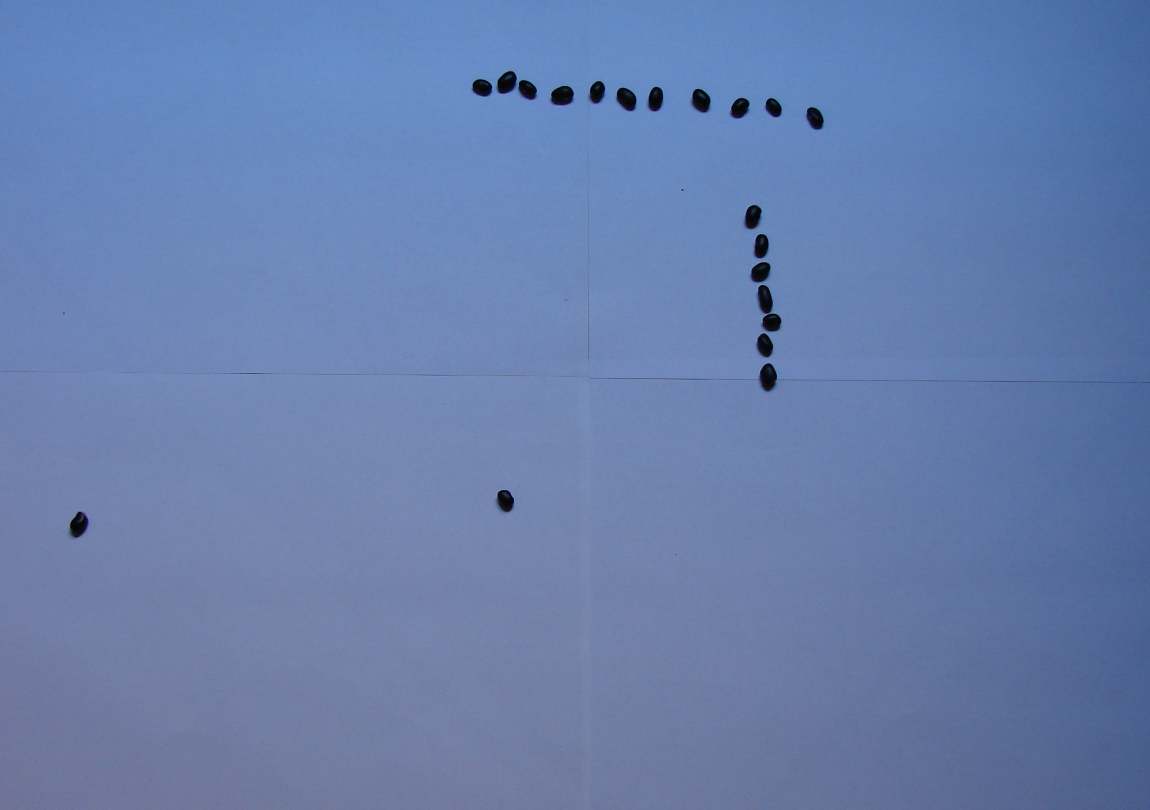
#> input picture imagens/20_3.JPG, 2300 x 1620 px, found by its file name (shown at 1/2 size); its folder holds only this picture in this run
$ jupyter execute 'Contador com analise de mediana.ipynb'
#> lines starting #> are read from the running program, lines starting #| are printed output that depends on the picture; after the words box and inside, x2 and y2 are one past the last pixel; in counts of white or black regions, pixels touching at a corner belong together
[cell 1]
import cv2
from numpy import array as np
import numpy as np
import os

def redimensionar(imagem,porcentagem):
    width = int(imagem.shape[1] * porcentagem / 100)
    height = int(imagem.shape[0] * porcentagem / 100)
    dim = (width, height)
    resized = cv2.resize(imagem, dim, interpolation = cv2.INTER_AREA)
    return resized

[cell 2]
nomes_fotos=os.listdir(os.getcwd()+ '\\imagens')
certos= 0
diferenças= []
diferenca_nome = []
Area_find = []
contornos_esperados = []
for arquivo in nomes_fotos:
    image= cv2.imread(os.getcwd() + '\\imagens\\' + arquivo)
#> image is the input picture: shape (1620, 2300, 3); mean B, G, R 173.4, 126.6, 103.4
    image= redimensionar(image,20)
#> in redimensionar, `resized = cv2.resize(imagem, dim, interpolation = cv2.INTER_AREA)`:
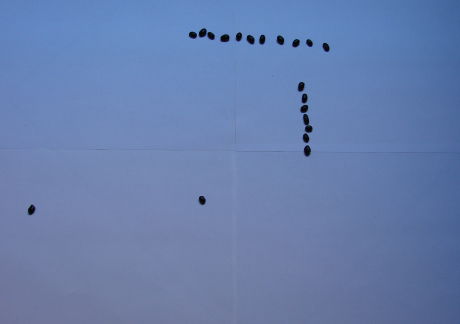
#> resized: shape (324, 460, 3); mean B, G, R 173.4, 126.6, 103.4
    image = image[75:395, 70:550]
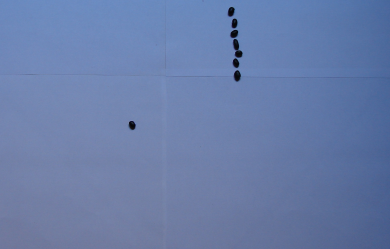
#> image: shape (249, 390, 3); mean B, G, R 169.5, 125.1, 104.8
    gray= cv2.cvtColor(image,cv2.COLOR_BGR2GRAY)
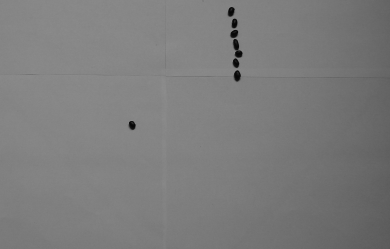
#> gray: shape (249, 390); min 6, max 140, mean 124.1
    edges= cv2.Canny(gray, 150, 450, apertureSize = 3)
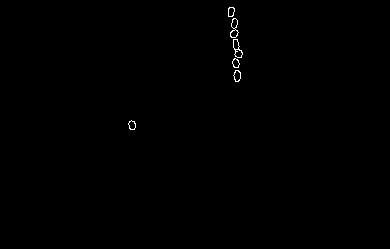
#> edges: shape (249, 390); 0.23% white in thin lines or dots, all inside (x1, y1, x2, y2) = (128, 7, 243, 130)
    contours, hierarchy= cv2.findContours(edges.copy(), cv2.RETR_EXTERNAL,  cv2.CHAIN_APPROX_NONE)
#> contours = 6 contours; box (x1, y1, x2, y2) and area: (233, 39, 243, 58) 97, (230, 18, 239, 38) 92, (233, 70, 241, 82) 59, (228, 7, 235, 17) 48, (128, 120, 136, 130) 48, (232, 58, 240, 68) 46
    for i in contours:
        Area_find.append(cv2.contourArea(i))
#> this loop made 6 passes
#> after the loop, Area_find = [47.5, 59, 46, 97, 92.5, 48]
mean_contour = np.median(Area_find)
#> mean_contour = 53.5
for arquivo in nomes_fotos:
    image= cv2.imread(os.getcwd() + '\\imagens\\' + arquivo)
    image= redimensionar(image,20)
    image = image[75:400, 10:550]
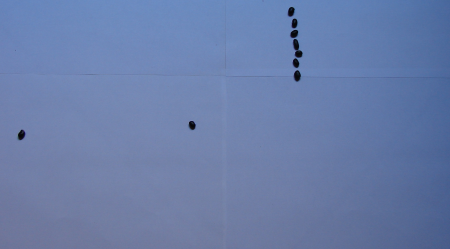
#> image: shape (249, 450, 3); mean B, G, R 169.8, 125.5, 105.6
    contornos_esperados.append(int(arquivo[0:2]))
    gray= cv2.cvtColor(image,cv2.COLOR_BGR2GRAY)
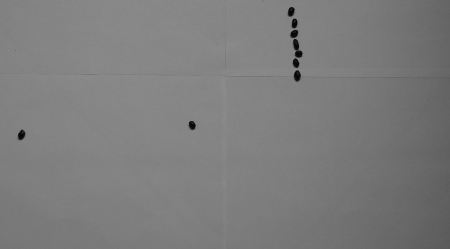
#> gray: shape (249, 450); min 6, max 140, mean 124.6
    edges= cv2.Canny(gray, 150, 450, apertureSize = 3)
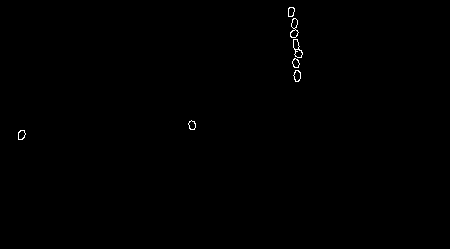
#> edges: shape (249, 450); 0.22% white in thin lines or dots, all inside (x1, y1, x2, y2) = (18, 7, 303, 140)
    contours, hierarchy= cv2.findContours(edges.copy(), cv2.RETR_EXTERNAL,  cv2.CHAIN_APPROX_NONE)
#> contours = 7 contours; box (x1, y1, x2, y2) and area: (293, 39, 303, 58) 97, (290, 18, 299, 38) 92, (293, 70, 301, 82) 59, (18, 130, 26, 140) 52, (288, 7, 295, 17) 48, (188, 120, 196, 130) 48, (292, 58, 300, 68) 46
    contours_find = []
    for i in contours:
        if cv2.contourArea(i) < mean_contour:
            contours_find.append(i)
        elif cv2.contourArea(i) >= mean_contour:
            n = cv2.contourArea(i)/mean_contour
            if n < 1.55:
                contours_find.append(1)
            else:
                for i in range(0, int(round(n))):
                    contours_find.append(i)
#> this loop made 7 passes
#> n on passes 3, 5, 6: 1.1, 1.81, 1.73
#> after the loop, contours_find = 9 items
    number_of_objects_in_image= len(contours_find)
#> number_of_objects_in_image = 9
    if number_of_objects_in_image == int(arquivo[0:2]):
        certos += 1
        diferenças.append(0)
    else:
        diferenca_nome.append(arquivo)
        diferenças.append(int(arquivo[0:2]) - number_of_objects_in_image)
print('Número de contornos encontrados', len(Area_find))
#| Número de contornos encontrados 6
print('Quantidade de contonos esperada', np.sum(contornos_esperados))
print('O número de fotos é: ',str(len(nomes_fotos)))
print('O número de acertos é: '+str(certos))
print('As diferenças encontradas foram: ' ,diferenças)
#| As diferenças encontradas foram:  [11]
print("Fotos com diferença", diferenca_nome)
